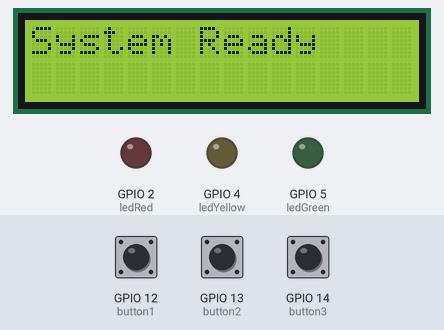
Bench run of a program on a simulated ESP32. On the bench: 16×2 character LCD, output pins drawn as LEDs (lit = HIGH). Dashed ring = blinking. Inputs (shaded band) come from the test bench; at power-on: GPIO 12 (button1) HIGH, GPIO 13 (button2) HIGH, GPIO 14 (button3) HIGH.

Above: at 1.2 s.
1.3 s: GPIO 12 (button1) pulled LOW for 0.15 s
At 1.7 s:
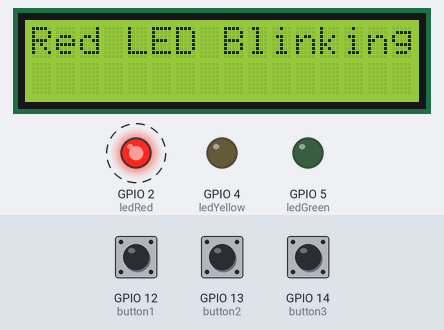
4.3 s: GPIO 13 (button2) pulled LOW for 3.2 s
At 6.8 s:
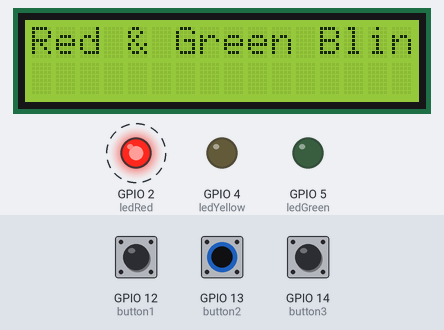
9.4 s: GPIO 14 (button3) pulled LOW for 3.2 s
At 12.4 s:
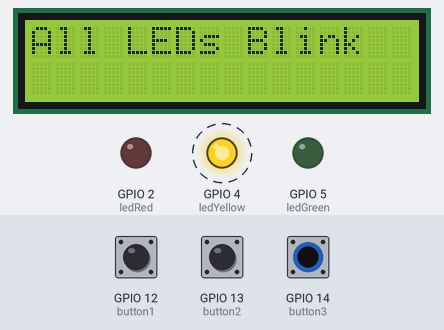
Timing chart, 0 to 20.1 s (numbered marks = the images above; inputs shaded):
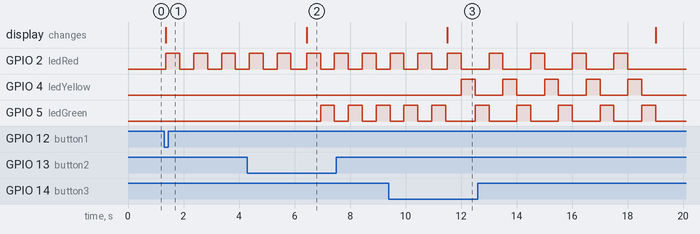

Measured:
- after the input at 1.3 s, GPIO 2 (ledRed): alternates HIGH for 0.50 s and LOW for 0.50 s, starting after 0.07 s; the display: changes after 0.07 s (image 1)
- after the input at 4.3 s, GPIO 5 (ledGreen): alternates HIGH for 0.50 s and LOW for 0.50 s, starting after 2.6 s; the display: changes after 2.1 s (image 2)
- after the input at 9.4 s, GPIO 4 (ledYellow): alternates HIGH for 0.50 s and LOW for 1.0 s, starting after 2.6 s; the display: changes after 2.1 s (image 3)

The program:

main.cpp
```cpp
#include <Wire.h>
#include <LiquidCrystal_I2C.h>

LiquidCrystal_I2C lcd(0x27, 16, 2);

const int button1 = 12;
const int button2 = 13;
const int button3 = 14;

const int ledRed = 2;
const int ledYellow = 4;
const int ledGreen = 5;

void blinkLED(int led, int count);
void alternateBlink(int led1, int led2, int count);
void alternateBlinkThree(int led1, int led2, int led3, int count);

void setup() {
    pinMode(button1, INPUT_PULLUP);
    pinMode(button2, INPUT_PULLUP);
    pinMode(button3, INPUT_PULLUP);
    pinMode(ledRed, OUTPUT);
    pinMode(ledYellow, OUTPUT);
    pinMode(ledGreen, OUTPUT);

    lcd.init();
    lcd.backlight();
    lcd.setCursor(0, 0);
    lcd.print("System Ready");
}

void loop() {
    static bool lastButtonState = false;
    bool buttonPressed = false;

    if (digitalRead(button1) == LOW) {
        delay(50);
        if (digitalRead(button1) == LOW) {
            lcd.clear();
            lcd.setCursor(0, 0);
            lcd.print("Red LED Blinking");
            blinkLED(ledRed, 5);
            buttonPressed = true;
        }
    }

    if (digitalRead(button2) == LOW) {
        delay(50);
        if (digitalRead(button2) == LOW) {
            lcd.clear();
            lcd.setCursor(0, 0);
            lcd.print("Red & Green Blink");
            alternateBlink(ledRed, ledGreen, 5);
            buttonPressed = true;
        }
    }

    if (digitalRead(button3) == LOW) {
        delay(50);
        if (digitalRead(button3) == LOW) {
            lcd.clear();
            lcd.setCursor(0, 0);
            lcd.print("All LEDs Blink");
            alternateBlinkThree(ledRed, ledYellow, ledGreen, 5);
            buttonPressed = true;
        }
    }

    // Update LCD hanya jika status tombol berubah
    if (!buttonPressed && lastButtonState) {
        lcd.clear();
        lcd.setCursor(0, 0);
        lcd.print("System Ready");
    }

    lastButtonState = buttonPressed;
}

// Implementasi fungsi di bawah
void blinkLED(int led, int count) {
    for (int i = 0; i < count; i++) {
        digitalWrite(led, HIGH);
        delay(500);
        digitalWrite(led, LOW);
        delay(500);
    }
}

void alternateBlink(int led1, int led2, int count) {
    for (int i = 0; i < count; i++) {
        digitalWrite(led1, HIGH);
        delay(500);
        digitalWrite(led1, LOW);
        digitalWrite(led2, HIGH);
        delay(500);
        digitalWrite(led2, LOW);
    }
}

void alternateBlinkThree(int led1, int led2, int led3, int count) {
    for (int i = 0; i < count; i++) {
        digitalWrite(led1, HIGH);
        delay(500);
        digitalWrite(led1, LOW);
        digitalWrite(led2, HIGH);
        delay(500);
        digitalWrite(led2, LOW);
        digitalWrite(led3, HIGH);
        delay(500);
        digitalWrite(led3, LOW);
    }
}
```
